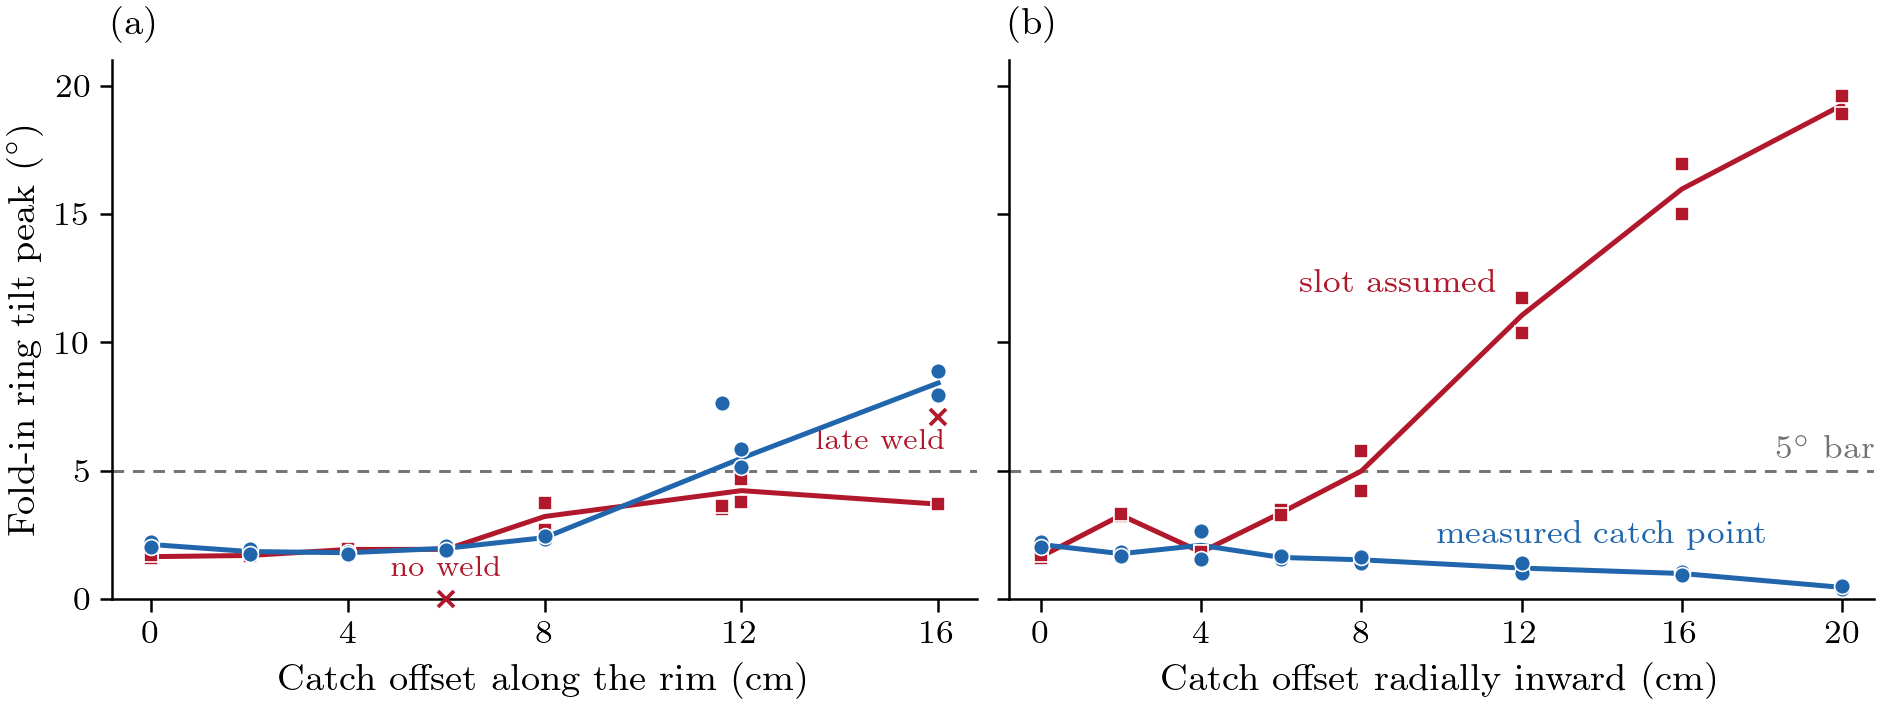

The script that saved this image:
#!/usr/bin/env python3
"""U: the magnet caught off its slot (card docs/experiments/2026-10-23_catch_offset.md, Results).

Message: radially in, folding in at the measured catch point keeps the ring's fold-in tilt near 0.4-2.6 deg to 20 cm,
while assuming the slot lets it grow past the 5 deg bar from 8 cm; along the rim the order reverses past 8 cm.
Hero: the fold-in tilt peak against the catch offset, the two arms in blue (measured) and red (slot assumed), one
marker per run, the line through the cell means. Left out: the separation (its own finding), the steady tilt, the
path after, the VOID runs (re-flown). Data: R2629-R2684 and the re-flies / 20 cm extension R2727-R2732 through
tools/catch_offset.analyse.
"""
import json
import os
import sys

import numpy as np

sys.path.insert(0, os.path.dirname(os.path.abspath(__file__)))
import review_style as S  # noqa: E402
import catch_offset as C  # noqa: E402
import matplotlib.pyplot as plt  # noqa: E402

RUNS = ['R2629-R2684', 'R2727-R2732']
# the card's Results class R2634 as VOID: its only failure is the runner's mocap-staleness race 2 s after LANDED,
# outside every scored window (the scorer's code counts any manifest failure); it is re-flown
VOID_AS_CARD = {'R2634'}
CACHE = os.path.join(S.SCRATCH, 'u_runs_r2732.json')


def runs():
    if os.path.exists(CACHE):
        return json.load(open(CACHE))
    out = []
    for d in C.run_dirs(RUNS):
        r = C.analyse(d)
        out.append(dict(run=r['run'], arm=r['arm'], direction=r['direction'], d=r['d_cm'], verdict=C.verdict(r),
                        failures=r['failures'], void=r['void'], tilt=r.get('fold_tilt_peak_deg')))
    os.makedirs(S.SCRATCH, exist_ok=True)
    json.dump(out, open(CACHE, 'w'), indent=1)
    return out


def main():
    rows = runs()
    S.setup()
    fig = S.figure('full', 2.35)
    axs = fig.subplots(1, 2, sharey=True)
    arms = (('slot', S.RED, 's', 'slot assumed'), ('measured', S.BLUE, 'o', 'measured catch point'))
    for ax, direction, xlabel in ((axs[0], 't', r'Catch offset along the rim (cm)'),
                                  (axs[1], 'ri', r'Catch offset radially inward (cm)')):
        S.ref_line(ax, C.FOLD_TILT_BAR_DEG, r'$5^\circ$ bar' if direction == 'ri' else None)
        for arm, col, mk, text in arms:
            mine = [r for r in rows if r['arm'] == arm and r['direction'] in ('d0', direction)
                    and r['verdict'] != 'VOID' and r['run'] not in VOID_AS_CARD]
            ok = [r for r in mine if not r['failures'] and r['tilt'] is not None]
            # 11.6 cm is the neighbouring plate's centre (a wrong-plate catch): drawn, but not on the grid's line
            ds = sorted({float(r['d']) for r in ok} - {11.6})
            mean = [np.mean([r['tilt'] for r in ok if float(r['d']) == d]) for d in ds]
            ax.plot(ds, mean, color=col, lw=S.LW_HERO, zorder=3)
            ax.plot([float(r['d']) for r in ok], [r['tilt'] for r in ok], mk, ms=S.MS if mk == 'o' else S.MS - 0.4,
                    mfc=col, mec='white', mew=0.4, zorder=4)
            for r in mine:
                if not r['failures']:
                    continue
                y = r['tilt'] if r['tilt'] is not None else 0.0
                ax.plot(float(r['d']), y, 'x', ms=4, mew=0.9, color=col, zorder=4, clip_on=False)
                ax.annotate('no weld' if r['tilt'] is None else 'late weld', xy=(float(r['d']), y),
                            xytext=(0, 4) if r['tilt'] is None else (2, -3), textcoords='offset points',
                            ha='center' if r['tilt'] is None else 'right', va='bottom' if r['tilt'] is None
                            else 'top', fontsize=7, color=col)
            if direction == 'ri':
                at = 12.0 if arm == 'slot' else 14.0
                y = float(np.interp(at, ds, mean))
                ax.annotate(text, xy=(at, y), xytext=(-6, 4) if arm == 'slot' else (0, 5),
                            textcoords='offset points', ha='right' if arm == 'slot' else 'center',
                            va='bottom', fontsize=8, color=col)
        ax.set_xlabel(xlabel)
        top = 20 if direction == 'ri' else 16      # the 20 cm extension flew radially only
        ax.set_xticks(list(range(0, top + 1, 4)))
        ax.set_xlim(-0.8, top + 0.8)
    axs[0].set_ylabel(r'Fold-in ring tilt peak ($^\circ$)')
    axs[0].set_ylim(0, 21)
    axs[0].set_yticks([0, 5, 10, 15, 20])
    S.ps.panel_label(axs[0], 'a')
    S.ps.panel_label(axs[1], 'b')
    S.save(fig, 'fig_u_catch_offset')


if __name__ == '__main__':
    main()
